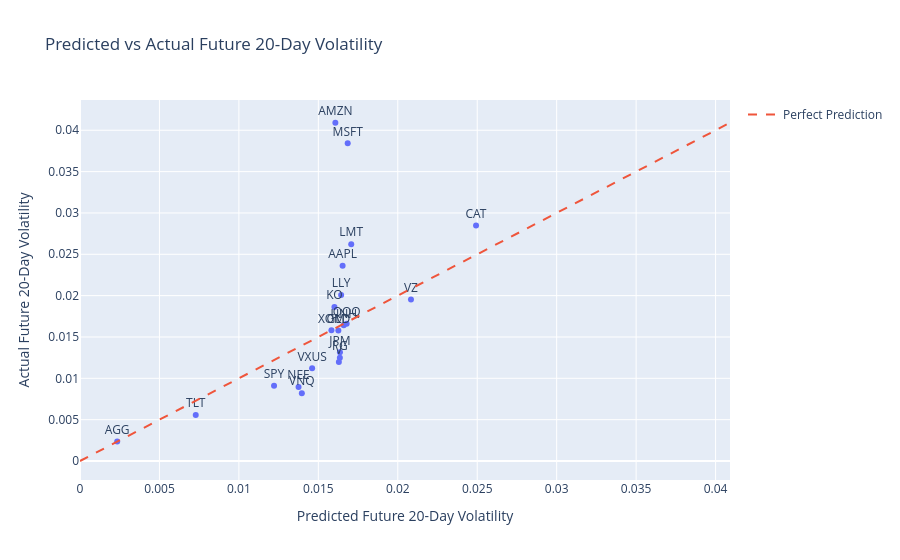

The cell this chart's notebook holds for it:
### Markdown cell above
# Predicted vs Actual Volatility

A perfect model would put every point on the diagonal line.

### Code cell
max_vol = max(
    evaluation["actual_future_volatility_20d"].max(),
    evaluation["predicted_future_volatility_20d"].max(),
)

fig = px.scatter(
    evaluation,
    x="predicted_future_volatility_20d",
    y="actual_future_volatility_20d",
    text="ticker",
    title="Predicted vs Actual Future 20-Day Volatility",
)

fig.add_trace(
    go.Scatter(
        x=[0, max_vol],
        y=[0, max_vol],
        mode="lines",
        name="Perfect Prediction",
        line=dict(dash="dash"),
    )
)

fig.update_traces(textposition="top center")

fig.update_layout(
    xaxis_title="Predicted Future 20-Day Volatility",
    yaxis_title="Actual Future 20-Day Volatility",
)

fig.show()

### Figure 1 — Plotly figure (JSON) as saved in the notebook; plotly's stock layout.template omitted (floating-point values rounded to 4 significant figures)
{"data": [{"hovertemplate": "predicted_future_volatility_20d=%{x}<br>actual_future_volatility_20d=%{y}<br>ticker=%{text}<extra></extra>", "legendgroup": "", "marker": {"color": "#636efa", "symbol": "circle"}, "mode": "markers+text", "name": "", "orientation": "v", "showlegend": false, "text": ["AAPL", "AGG", "AMZN", "CAT", "GLD", "JPM", "KO", "LLY", "LMT", "MSFT", "NEE", "PG", "QQQ", "SPY", "TLT", "UNH", "V", "VNQ", "VXUS", "VZ", "XOM"], "textposition": "top center", "type": "scatter", "x": [0.01653, 0.002341, 0.01607, 0.02493, 0.01626, 0.01636, 0.01601, 0.01644, 0.01707, 0.01685, 0.01375, 0.01635, 0.01678, 0.01221, 0.007284, 0.0166, 0.01629, 0.01396, 0.01461, 0.02083, 0.01582], "xaxis": "x", "y": [0.02361, 0.00235, 0.04091, 0.02848, 0.01579, 0.01314, 0.01863, 0.02006, 0.02622, 0.03842, 0.008948, 0.0125, 0.0166, 0.009096, 0.00557, 0.01641, 0.01198, 0.008201, 0.0112, 0.01953, 0.0158], "yaxis": "y"}, {"line": {"dash": "dash"}, "mode": "lines", "name": "Perfect Prediction", "textposition": "top center", "type": "scatter", "x": [0, 0.04091], "y": [0, 0.04091]}], "layout": {"legend": {"tracegroupgap": 0}, "title": {"text": "Predicted vs Actual Future 20-Day Volatility"}, "xaxis": {"anchor": "y", "domain": [0, 1], "title": {"text": "Predicted Future 20-Day Volatility"}}, "yaxis": {"anchor": "x", "domain": [0, 1], "title": {"text": "Actual Future 20-Day Volatility"}}}}
